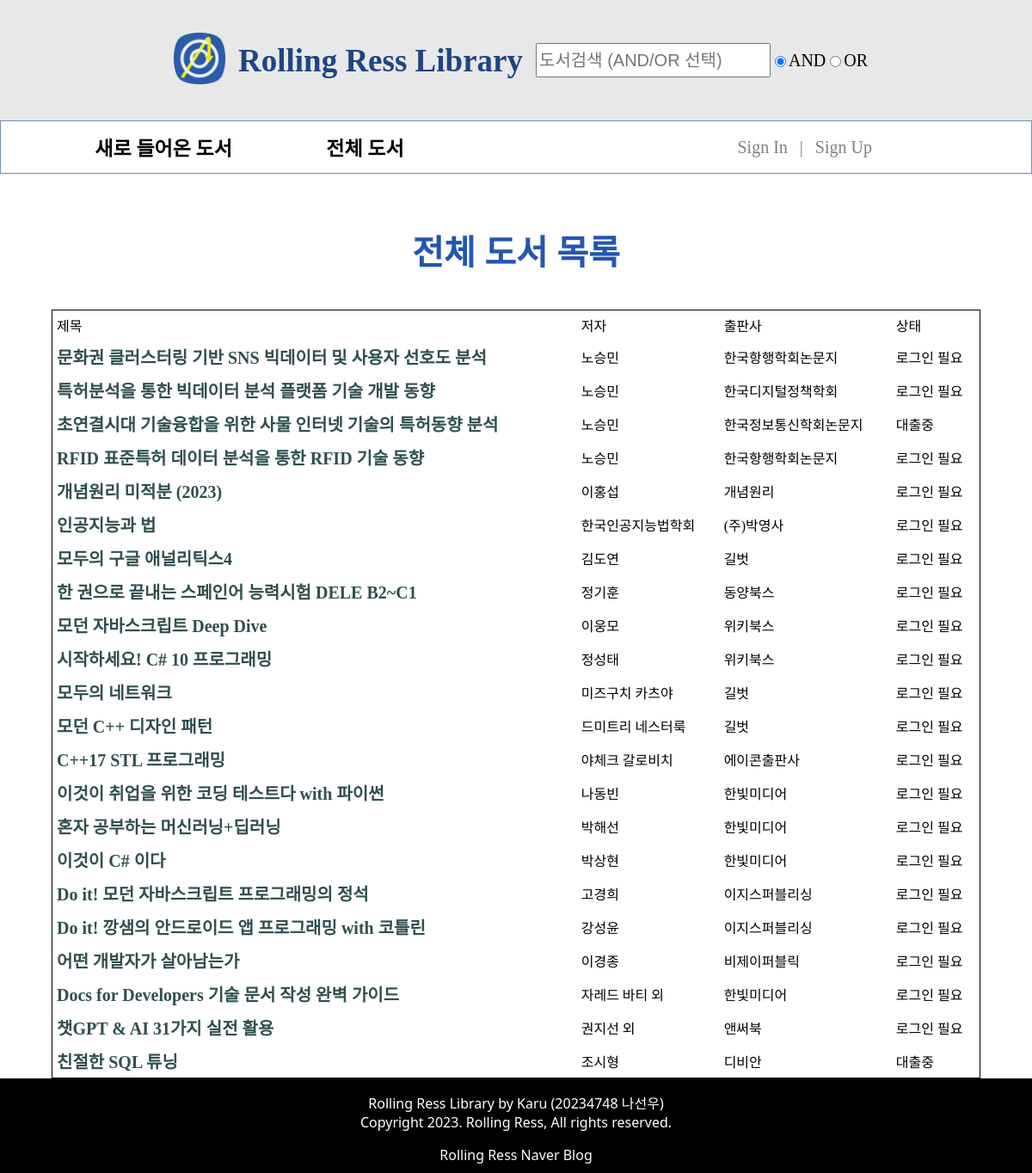
/books/all.php, run on the app's committed database.
### tables this page shows
CREATE TABLE `bookinfo` (
  `isbn` bigint NOT NULL,
  `title` varchar(80) NOT NULL,
  `author` varchar(45) NOT NULL,
  `publisher` varchar(45) NOT NULL,
  `takenby` varchar(45) DEFAULT NULL,
  `uploaded` date DEFAULT NULL,
  PRIMARY KEY (`isbn`)
);

### books/all.php (the view, shortened to what this page needs)
<?php
    include '../db/connect.php';
    $stmt = $connect->prepare("SELECT * FROM bookinfo");
    $stmt->execute();
    $result = $stmt->get_result();
    $is_admin = ($_COOKIE['userlevel'] ?? "") == 'admin';
?>
<!DOCTYPE html>
<html lang="ko">
<head>
    <link rel="stylesheet" href="/styles/pages/listall.css">
    <link rel="stylesheet" href="/styles/form.css">
    <link rel="stylesheet" href="/styles/attribute.css">
    <link rel="stylesheet" href="/styles/part/header.css">
    <link rel="stylesheet" href="/styles/part/nav.css">
    <link rel="stylesheet" href="/styles/part/footer.css">
</head>
<body>
    <div id="wrap">
        <header include-html="/htmls/header.html"></header>
        <nav include-html="/htmls/nav.html"></nav>
        <article>
            <h1>전체 도서 목록</h1>
            <table cellspacing="0" cellpadding="5">
                <tr>
                    <td>제목</td>
                    <td>저자</td>
                    <td>출판사</td>
                    <td>상태</td>
                </tr>
                <?php while ($row = $result->fetch_array()): ?>
                    <tr>
                    <td>
                        <?php if ($is_admin): ?>
                            <a href='/manage/about.php?isbn=<? echo $row['isbn'] ?>'>
                        <?php else: ?>
                            <a href='/books/about.php?isbn=<? echo $row['isbn'] ?>'>
                        <?php endif; ?>
                        <span class='book_title'><? echo $row['title'] ?></span>
                        </a>
                    </td>
                    <td><? echo $row['author'] ?></td>
                    <td><? echo $row['publisher'] ?></td>
                    <?php if (empty($row['takenby'])): ?>
                        <?php if (isset($_COOKIE['userlevel'])): ?>
                            <td><mark>이용 가능</mark></td>
                        <? else: ?>
                            <td>로그인 필요</td>
                        <? endif; ?>
                    <? else: ?>
                        <td>대출중</td>
                    <? endif ?>
                    </tr>
            <? endwhile ?>
            </table>
    </div>
    <footer include-html="/htmls/footer.html"></footer>
</body>
</html>

### styles/pages/listall.css (style rules this page uses)
html, body { padding: 0; margin: 0; }
article, form { display: flex; flex-direction: column; }
h1 { font-size: 30px; text-align: center; color: #1D4582; margin-top: 20px; }
table { align-self: center; border: 1px solid; border-collapse:collapse; }
table:not(#myBooks > table) { width: 90%; }
a[href] { text-decoration: none; }
.book_title { font-size: 20px; color : darkslategrey; font-weight: bold; }

### styles/form.css (style rules this page uses)
article { overflow: auto; }
h1 { color: #144AA9EE; font-family: 'Segoe UI', Tahoma, Verdana, sans-serif; text-align: center; margin-bottom: 40px; font-size: 40px; margin-top: 60px; }

### styles/part/header.css (style rules this page uses)
header { display: flex; flex-direction: row; flex-wrap: nowrap; justify-content:center; align-items: center; align-content: space-between; height: 140px; width: 100%; background-color: #55555522; }

### styles/part/nav.css (style rules this page uses)
nav { display: flex; flex-direction: row; flex-wrap: nowrap; align-items: center; align-content: space-between; justify-content: space-evenly; height: 60px; border: 1px solid #1D458299; }

### styles/part/footer.css (style rules this page uses)
body { min-height: 100vh; margin: 0; position: relative; }
body::after { content: ''; display: block; height: 110px; }
footer { position: absolute; bottom: 0; width: 100%; height: 110px; background-color: black; }

### data on the page
bookinfo: title "문화권 클러스터링 기반 SNS 빅데이터 및 사용자 선호도 분석", author "노승민", publisher "한국항행학회논문지", takenby "로그인 필요"
bookinfo: title "특허분석을 통한 빅데이터 분석 플랫폼 기술 개발 동향", author "노승민", publisher "한국디지털정책학회", shows "로그인 필요"
bookinfo: title "초연결시대 기술융합을 위한 사물 인터넷 기술의 특허동향 분석", author "노승민", publisher "한국정보통신학회논문지", takenby "대출중"
bookinfo: title "RFID 표준특허 데이터 분석을 통한 RFID 기술 동향", author "노승민", publisher "한국항행학회논문지", shows "로그인 필요"
bookinfo: title "개념원리 미적분 (2023)", author "이홍섭", publisher "개념원리", takenby "로그인 필요"
bookinfo: title "인공지능과 법", author "한국인공지능법학회", publisher "(주)박영사", shows "로그인 필요"
bookinfo: title "모두의 구글 애널리틱스4", author "김도연", publisher "길벗", shows "로그인 필요"
bookinfo: title "한 권으로 끝내는 스페인어 능력시험 DELE B2~C1", author "정기훈", publisher "동양북스", shows "로그인 필요"
bookinfo: title "모던 자바스크립트 Deep Dive", author "이웅모", publisher "위키북스", shows "로그인 필요"
bookinfo: title "시작하세요! C# 10 프로그래밍", author "정성태", publisher "위키북스", shows "로그인 필요"
bookinfo: title "모두의 네트워크", author "미즈구치 카츠야", publisher "길벗", shows "로그인 필요"
bookinfo: title "모던 C++ 디자인 패턴", author "드미트리 네스터룩", publisher "길벗", shows "로그인 필요"
bookinfo: title "C++17 STL 프로그래밍", author "야체크 갈로비치", publisher "에이콘출판사", shows "로그인 필요"
bookinfo: title "이것이 취업을 위한 코딩 테스트다 with 파이썬", author "나동빈", publisher "한빛미디어", shows "로그인 필요"
bookinfo: title "혼자 공부하는 머신러닝+딥러닝", author "박해선", publisher "한빛미디어", shows "로그인 필요"
bookinfo: title "이것이 C# 이다", author "박상현", publisher "한빛미디어", takenby "로그인 필요"
bookinfo: title "Do it! 모던 자바스크립트 프로그래밍의 정석", author "고경희", publisher "이지스퍼블리싱", shows "로그인 필요"
bookinfo: title "Do it! 깡샘의 안드로이드 앱 프로그래밍 with 코틀린", author "강성윤", publisher "이지스퍼블리싱", shows "로그인 필요"
bookinfo: title "어떤 개발자가 살아남는가", author "이경종", publisher "비제이퍼블릭", shows "로그인 필요"
bookinfo: title "Docs for Developers 기술 문서 작성 완벽 가이드", author "자레드 바티 외", publisher "한빛미디어", shows "로그인 필요"
bookinfo: title "챗GPT & AI 31가지 실전 활용", author "권지선 외", publisher "앤써북", shows "로그인 필요"
bookinfo: title "친절한 SQL 튜닝", author "조시형", publisher "디비안", takenby "대출중"
